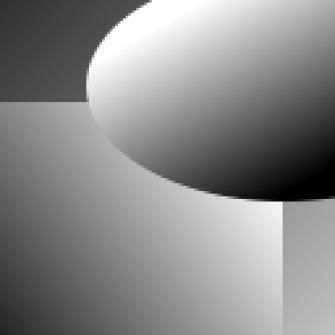
#> input picture notebooks/affine.png, 335 x 335 px
$ jupyter execute tv-vs-tgv2.ipynb   (shell and % lines are left out)
#> lines starting #> are read from the running program, lines starting #| are printed output that depends on the picture
[cell 1]
from IPython.core.display import display, HTML
display(HTML("<style>.container { width:100% !important; }</style>"))

[cell 2]
import numpy as np
import matplotlib.pyplot as plt
import skimage as ski
import scipy.sparse
import time

[cell 3]
def forward_differences(M,N):
    row = np.arange(0,M*N)
    dat = np.ones(M*N)
    col = np.arange(0,M*N).reshape(M,N)
    col_xp = np.hstack([col[:,1:], col[:,-1:]])
    col_yp = np.vstack([col[1:,:], col[-1:,:]])

    FD1 = scipy.sparse.coo_matrix((dat, (row, col_xp.flatten())), shape=(M*N, M*N))- \
          scipy.sparse.coo_matrix((dat, (row, col.flatten())), shape=(M*N, M*N))

    FD2 = scipy.sparse.coo_matrix((dat, (row, col_yp.flatten())), shape=(M*N, M*N))- \
          scipy.sparse.coo_matrix((dat, (row, col.flatten())), shape=(M*N, M*N))

    FD = scipy.sparse.vstack([FD1, FD2])

    return FD

[cell 4]
def tgv2_op(M,N):
    FD = forward_differences(M,N)
    FD2 = scipy.sparse.bmat([[FD, None], [None, FD]])
    I = scipy.sparse.eye(2*M*N)
    TGV2 = scipy.sparse.bmat([[FD, -I],[None, FD2]])
    return TGV2

[cell 5]
def prox_l22(u, f, tau):
    return (u + tau*f)/(1+tau)

def proj_inf_l2(p, tau):
    # size must be (K,N), l2 over K, inf over N
    norm_p = np.sqrt(np.sum(p**2, axis=0, keepdims=True))
    p /= np.maximum(1, norm_p/tau)
    return p

def proj_inf(p, tau):
    return np.clip(p, -tau, tau)

[cell 6]
# accelerated primal dual for ROF
def rof_apd(d, lamb=1.0, maxit=1000, check=100, verbose=0):

    M,N = d.shape
    d = d.reshape(M*N)
    u = d.copy()

    # dual variable
    p = np.zeros(M*N*2)

    # make nabla operator
    D = forward_differences(M,N)

    # primal and dual step size
    # tau * sigma * L^2 = 1
    L = np.sqrt(8)
    tau = 1/L
    sigma = 1/tau/L**2
    theta = 1.0

    t0 = time.time()
    G = []
    for it in range(0,maxit):

        # remeber old
        u_ = u.copy()

        # primal update
        u -= tau*(D.T@p)

        # proximal maps
        u = prox_l22(u,d,tau)

        # overrelaxation
        u_ = u + theta*(u-u_)

        theta = 1/np.sqrt(1+tau)
        sigma = sigma/theta;
        tau = tau*theta;

        # dual update
        p += sigma*(D@u_)

        # projection
        p = p.reshape(2,M*N)
        p = proj_inf_l2(p, lamb)
        p = p.reshape(2*M*N)

        TV1 = lamb*np.sum(np.sqrt(np.sum(((D@u).reshape(2,M*N))**2, axis=0)))
        TV2 = np.sum((D@u)*p)
        gap = TV1 - TV2 + 0.5*np.sum((d-D.T@p-u)**2)

        G.append(gap)

        if verbose > 0:
            if it%check == check-1:


                print("iter = ", it,
                      ", tau = ", "{:.3f}".format(tau),
                      ", sigma = ", "{:.3f}".format(sigma),
                      ", time = ", "{:.3f}".format(time.time()-t0),
                      ", gap = ", "{:.6f}".format(gap),
                      end="\r")

    return u.reshape(M,N), p.reshape(2,M,N), np.array(G)

[cell 7]
# Solve TGV2-L2 using primal-dual
def tgv2_pd(d, lamb = (1.0, 2.0), maxit=1000, check=100, verbose=0):

    M,N = d.shape
    d = d.reshape(M*N)

    # primal variables (u,v)
    u = np.zeros(M*N*3)

    # dual variable
    p = np.zeros(M*N*6)

    # make tgv2 operator
    TGV2 = tgv2_op(M,N)

    # Lipschitz constant of K
    L = np.sqrt(12)

    # primal and dual step size
    # tau * sigma * L^2 = 1
    tau = 1/L*0.1
    sigma = 1/tau/L**2
    theta = 1.0

    t0 = time.time()
    E=[]
    for it in range(0,maxit):

        # remeber old
        u_ = u.copy()

        # primal update
        u = u - tau*(TGV2.T@p)

        # proximal maps
        u[:M*N] = prox_l22(u[:M*N],d,tau)

        # overrelaxation
        u_ = u + theta*(u-u_)

        # dual update
        p = p + sigma*(TGV2@u_)

        # projections
        p = p.reshape(6, M*N)
        p[:2,:] = proj_inf_l2(p[:2,:], lamb[0])
        p[2:,:] = proj_inf_l2(p[2:,:], lamb[1])
        p = p.reshape(6*M*N)

        TGV2_u = (TGV2@u).reshape(6,M*N)
        T1 = np.sum(np.sqrt(np.sum((TGV2_u[:2,:])**2, axis=0)))
        T2 = np.sum(np.sqrt(np.sum((TGV2_u[2:,:])**2, axis=0)))

        energy = lamb[0]*T1 + lamb[1]*T2 + 0.5*np.sum((u[:M*N]-d)**2)
        E.append(energy)

        if verbose > 0:
            if it%check == check-1:

                print("iter = ", it,
                      ", tau = ", "{:.3f}".format(tau),
                      ", sigma = ", "{:.3f}".format(sigma),
                      ", time = ", "{:.3f}".format(time.time()-t0),
                      ", E = ", "{:.6f}".format(energy),
                      end="\r")

    return u.reshape(3,M,N), p.reshape(6,M,N), np.array(E)

[cell 8]
# Load image
#g = ski.io.imread("Charlie_Chaplin_portrait.jpg")/255.0
g = ski.io.imread("affine.png")/255.0
#> g: shape (335, 335) float64; min 0, max 1, mean 0.539
M,N = g.shape
#> M = 335; N = 335

# Add noise to the image
f = g + np.random.randn(M,N)*0.1
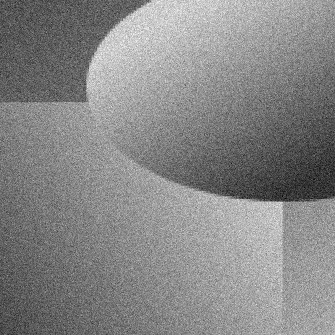
#> f: shape (335, 335) float64; min -0.354, max 1.33, mean 0.539; drawn with min black and max white

[cell 9]
# Solve the ROF model using accelerated primal-dual
lamb_tv = 0.1
u_tv, p_tv, _ = rof_apd(f, maxit=1000,lamb=lamb_tv, verbose=1)
#> the loop in rof_apd, `for it in range(0,maxit):` made 1000 passes
#> (TV1, TV2, gap) on passes 1 to 3: (1959, 1557.8, 1752.2), (1193.1, 1047.4, 976.1), (700.8, 625.4, 510.4)
#> after the loop in rof_apd, `for it in range(0,maxit):`: G = 1000 values, max 1752.2 at index 0, min 6.32e-05 at index 999, mean 4.67; sigma = 62.69; tau = 0.00199

[cell 10]
# Solve the TGV2 model using accelerated primal-dual
lamb_tgv2 = 0.1
u_tgv2, p_tgv2, _ = tgv2_pd(f, lamb=(lamb_tgv2, lamb_tgv2*2.0), maxit=1000, verbose=1)
#> the loop in tgv2_pd, `for it in range(0,maxit):` made 1000 passes
#> energy on passes 1 to 3: 18710.7, 17742.8, 16808.9
#> after the loop in tgv2_pd, `for it in range(0,maxit):`: E = 1000 values, max 18710.7 at index 0, min 579.5 at index 999, mean 908.9

[cell 11]
plt.figure(1, figsize=(15,5))
#> (this line was passed over: IPython is not available in this run)

plt.subplot(131)
#> (this line was passed over: IPython is not available in this run)
plt.imshow(f, cmap="gray")
#> (this line was passed over: IPython is not available in this run)

plt.subplot(132)
#> (this line was passed over: IPython is not available in this run)
plt.imshow(u_tv, cmap="gray")
#> (this line was passed over: IPython is not available in this run)

plt.subplot(133)
#> (this line was passed over: IPython is not available in this run)
plt.imshow(u_tgv2[0], cmap="gray")
#> (this line was passed over: IPython is not available in this run)
